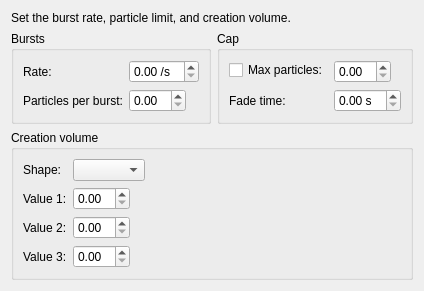
     <widget class="QWidget" name="particleTab"><attribute name="title"><string>Emission</string></attribute><layout class="QVBoxLayout" name="particleLayout">
       <item><widget class="QLabel" name="emissionHelpLabel"><property name="text"><string>Set the burst rate, particle limit, and creation volume.</string></property><property name="wordWrap"><bool>true</bool></property></widget></item>
       <item><layout class="QHBoxLayout" name="emissionColumns">
         <item><widget class="QGroupBox" name="emissionGroup"><property name="title"><string>Bursts</string></property><layout class="QFormLayout" name="emissionFormLayout"><property name="fieldGrowthPolicy"><enum>QFormLayout::FieldsStayAtSizeHint</enum></property>
            <item row="0" column="0"><widget class="QLabel" name="emissionRateLabel"><property name="text"><string>Rate:</string></property></widget></item><item row="0" column="1"><widget class="QDoubleSpinBox" name="emissionRateSpin"><property name="suffix"><string> /s</string></property></widget></item>
            <item row="1" column="0"><widget class="QLabel" name="burstSizeLabel"><property name="text"><string>Particles per burst:</string></property></widget></item><item row="1" column="1"><widget class="QDoubleSpinBox" name="burstSizeSpin"></widget></item>
         </layout></widget></item>
         <item><widget class="QGroupBox" name="particleLimitGroup"><property name="title"><string>Cap</string></property><layout class="QFormLayout" name="particleLimitLayout"><property name="fieldGrowthPolicy"><enum>QFormLayout::FieldsStayAtSizeHint</enum></property>
            <item row="0" column="0"><widget class="QCheckBox" name="limitParticlesCheck"><property name="text"><string>Max particles:</string></property></widget></item><item row="0" column="1"><widget class="QDoubleSpinBox" name="maxParticlesSpin"></widget></item>
            <item row="1" column="0"><widget class="QLabel" name="fadeTimeLabel"><property name="text"><string>Fade time:</string></property></widget></item><item row="1" column="1"><widget class="QDoubleSpinBox" name="fadeTimeSpin"><property name="suffix"><string> s</string></property></widget></item>
         </layout></widget></item>
       </layout></item>
       <item><widget class="QGroupBox" name="creationRandomizerGroup"><property name="title"><string>Creation volume</string></property><layout class="QFormLayout" name="creationRandomizerLayout"><property name="fieldGrowthPolicy"><enum>QFormLayout::FieldsStayAtSizeHint</enum></property>
          <item row="0" column="0"><widget class="QLabel" name="creationTypeLabel"><property name="text"><string>Shape:</string></property></widget></item><item row="0" column="1"><widget class="QComboBox" name="creationTypeCombo"></widget></item>
          <item row="1" column="0"><widget class="QLabel" name="creationValue1Label"><property name="text"><string>Value 1:</string></property></widget></item><item row="1" column="1"><widget class="QDoubleSpinBox" name="creationValue1Spin"></widget></item>
          <item row="2" column="0"><widget class="QLabel" name="creationValue2Label"><property name="text"><string>Value 2:</string></property></widget></item><item row="2" column="1"><widget class="QDoubleSpinBox" name="creationValue2Spin"></widget></item>
          <item row="3" column="0"><widget class="QLabel" name="creationValue3Label"><property name="text"><string>Value 3:</string></property></widget></item><item row="3" column="1"><widget class="QDoubleSpinBox" name="creationValue3Spin"></widget></item>
       </layout></widget></item>
       <item><spacer name="particleSpacer"><property name="orientation"><enum>Qt::Vertical</enum></property><property name="sizeHint" stdset="0"><size><width>20</width><height>0</height></size></property></spacer></item>
     </layout></widget>
